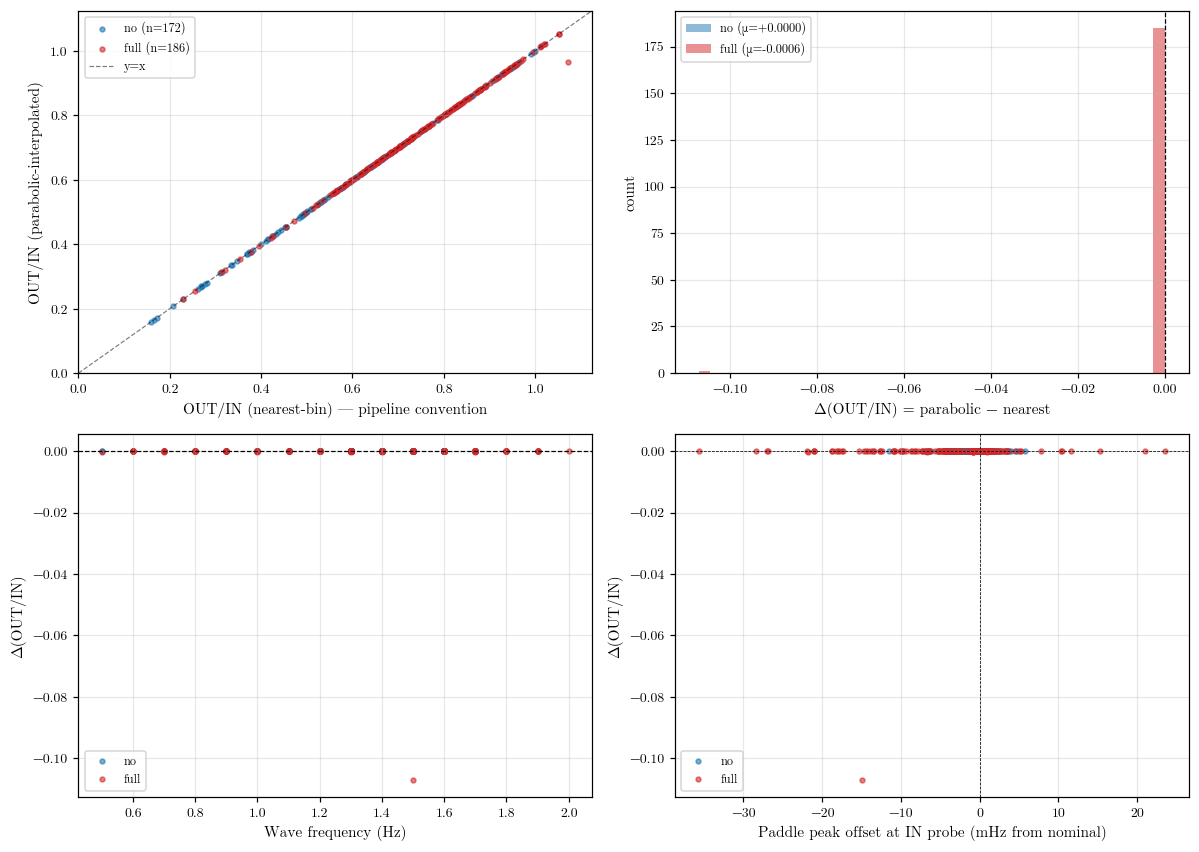

This figure's Python source:
"""
Impact of FFT peak-bin bias on OUT/IN ratio — real-data test
=============================================================

Hypothesis: if the IN and OUT probes in a given run use the same analysis
window length and see the same paddle frequency, their nearest-bin FFT
biases cancel and OUT/IN is invariant to the bias.

This script tests that directly on all fullpanel wave runs in current
probe config (in=9373/170, out=12400/250). For each run:
  - Pull the η time series for IN and OUT at the same analysis window
  - Compute nearest-bin AFFT (pipeline convention)
  - Compute parabolic-interpolated AFFT (sub-bin peak correction)
  - Compute OUT/IN for both
  - Report the distribution of Δ(OUT/IN) = ratio_parabolic − ratio_nearest

If Δ is small and unbiased across runs, the thesis OUT/IN values are
safe as-is. If Δ is systematic (biased toward + or −), the thesis needs
corrected amplitudes.

Output:
    analysis_scratch/fft_peak_bias_outin_impact.png
    analysis_scratch/fft_peak_bias_outin_impact.csv
    analysis_scratch/fft_peak_bias_outin_impact_findings.md
"""

import sys, glob
from pathlib import Path
sys.path.insert(0, str(Path(__file__).parent.parent))

import numpy as np
import pandas as pd
import matplotlib
matplotlib.use("Agg")
import matplotlib.pyplot as plt

from wavescripts.improved_data_loader import load_analysis_data, load_processed_dfs
from wavescripts.plot_utils import apply_thesis_style

apply_thesis_style()

FS            = 250.0
FFT_WINDOW_HZ = 0.10

IN_PROBE  = "9373/170"
OUT_PROBE = "12400/250"

BASE    = Path(__file__).parent.parent
OUT_PNG = Path(__file__).parent / "fft_peak_bias_outin_impact.png"
OUT_CSV = Path(__file__).parent / "fft_peak_bias_outin_impact.csv"
OUT_MD  = Path(__file__).parent / "fft_peak_bias_outin_impact_findings.md"


def nearest_and_parabolic_amp(signal: np.ndarray, target_freq: float,
                              fs: float = FS,
                              search_window_hz: float = FFT_WINDOW_HZ) -> tuple[float, float, float, float]:
    """
    Returns (A_nearest, A_parabolic, f_nearest, f_parabolic_interp).

    A_nearest:   nearest-bin amplitude (pipeline convention)
    A_parabolic: parabolic-interpolated peak amplitude (3-point fit)
                 around the nearest bin — corrects for bin-grid mismatch.
    f_nearest:   frequency of the nearest bin used
    f_parabolic: estimated true peak frequency (bin + interpolated offset)
    """
    sig = np.asarray(signal, dtype=float)
    nan_mask = np.isnan(sig)
    if nan_mask.all() or len(sig) < int(2 * fs / max(target_freq, 0.1)):
        return float("nan"), float("nan"), float("nan"), float("nan")
    if nan_mask.any():
        if nan_mask.mean() > 0.10:
            return float("nan"), float("nan"), float("nan"), float("nan")
        idx = np.arange(len(sig))
        sig = np.interp(idx, idx[~nan_mask], sig[~nan_mask])

    N = len(sig)
    fft_vals = np.fft.fft(sig)
    freqs = np.fft.fftfreq(N, d=1.0 / fs)
    pos_mask = freqs > 0
    pos_freqs = freqs[pos_mask]
    amps = 2.0 * np.abs(fft_vals[pos_mask]) / N

    # Nearest bin within ±search_window_hz
    bin_mask = (pos_freqs >= target_freq - search_window_hz) & \
               (pos_freqs <= target_freq + search_window_hz)
    if bin_mask.any():
        masked_freqs = pos_freqs[bin_mask]
        masked_amps  = amps[bin_mask]
        k = int(np.argmin(np.abs(masked_freqs - target_freq)))
        f_nearest = masked_freqs[k]
        a_nearest = masked_amps[k]
        # Find global index in full positive-freq array for parabolic fit
        global_k = int(np.where(pos_freqs == f_nearest)[0][0])
    else:
        global_k = int(np.argmin(np.abs(pos_freqs - target_freq)))
        f_nearest = pos_freqs[global_k]
        a_nearest = amps[global_k]

    # Parabolic interpolation using the nearest bin + its two neighbours.
    # Take the local peak (in case nearest-to-target isn't the local max).
    if 1 <= global_k <= len(amps) - 2:
        # Walk to local peak within ±2 bins (guards against shoulder bins)
        local_k = global_k
        for _ in range(2):
            if 1 <= local_k <= len(amps) - 2:
                neighbourhood = amps[local_k-1:local_k+2]
                shift = int(np.argmax(neighbourhood)) - 1
                if shift == 0:
                    break
                local_k += shift
        if 1 <= local_k <= len(amps) - 2:
            y_m1, y_0, y_p1 = amps[local_k-1], amps[local_k], amps[local_k+1]
            denom = (y_m1 - 2 * y_0 + y_p1)
            if denom != 0:
                delta = 0.5 * (y_m1 - y_p1) / denom  # in bins, -0.5..+0.5
                a_parabolic = y_0 - 0.25 * (y_m1 - y_p1) * delta
                f_parabolic = pos_freqs[local_k] + delta * (pos_freqs[1] - pos_freqs[0])
            else:
                a_parabolic = y_0
                f_parabolic = pos_freqs[local_k]
        else:
            a_parabolic = a_nearest
            f_parabolic = f_nearest
    else:
        a_parabolic = a_nearest
        f_parabolic = f_nearest

    return float(a_nearest), float(a_parabolic), float(f_nearest), float(f_parabolic)


# ── Load ──────────────────────────────────────────────────────────────────────
print("1. Loading metadata…")
dirs = sorted(glob.glob(str(BASE / "waveprocessed" / "PROCESSED-*")))
meta_all, _, _, _ = load_analysis_data(*dirs, load_processed=False)

mask = (
    (meta_all["PanelCondition"] == "full")
    & (meta_all["in_position"] == IN_PROBE)
    & (meta_all["out_position"] == OUT_PROBE)
    & meta_all["WaveFrequencyInput [Hz]"].notna()
    & (meta_all["WaveFrequencyInput [Hz]"] > 0)
    & (meta_all["quality_flag"] == "ok")
    & meta_all[f"Computed Probe {IN_PROBE} start"].notna()
    & meta_all[f"Computed Probe {OUT_PROBE} start"].notna()
)
runs = meta_all[mask].copy()
print(f"   {len(runs)} fullpanel wave runs at in={IN_PROBE}/out={OUT_PROBE}")

print("2. Loading processed time series…")
proc_dfs = load_processed_dfs(*dirs)

# ── Compute per-run amplitudes using both methods ─────────────────────────────
print("3. Computing amplitudes with nearest-bin and parabolic methods…")
results = []
for i, (_, row) in enumerate(runs.iterrows()):
    path = row["path"]
    freq = row["WaveFrequencyInput [Hz]"]
    df = proc_dfs.get(path)
    if df is None:
        continue

    def get_sig(pos):
        col = f"eta_{pos}_interp" if f"eta_{pos}_interp" in df.columns else f"eta_{pos}"
        if col not in df.columns:
            return None
        s = int(row[f"Computed Probe {pos} start"])
        e = int(row[f"Computed Probe {pos} end"])
        return df[col].iloc[s:e+1].to_numpy(dtype=float), s, e

    in_res = get_sig(IN_PROBE)
    out_res = get_sig(OUT_PROBE)
    if in_res is None or out_res is None:
        continue
    in_sig, in_s, in_e = in_res
    out_sig, out_s, out_e = out_res

    A_in_n, A_in_p, f_in_n, f_in_p = nearest_and_parabolic_amp(in_sig, freq)
    A_out_n, A_out_p, f_out_n, f_out_p = nearest_and_parabolic_amp(out_sig, freq)

    if not (np.isfinite(A_in_n) and np.isfinite(A_out_n)):
        continue
    if A_in_n <= 0 or A_in_p <= 0:
        continue

    results.append({
        "path":            path,
        "name":            Path(path).name,
        "freq_hz":         freq,
        "amp_V":           row["WaveAmplitudeInput [Volt]"],
        "wind":            row["WindCondition"],
        "mooring":         row.get("Mooring", "?"),
        "N_in":            in_e - in_s + 1,
        "N_out":           out_e - out_s + 1,
        "A_in_nearest":    A_in_n,
        "A_in_parabolic":  A_in_p,
        "A_out_nearest":   A_out_n,
        "A_out_parabolic": A_out_p,
        "f_in_peak":       f_in_p,
        "f_out_peak":      f_out_p,
        "outin_nearest":   A_out_n / A_in_n,
        "outin_parabolic": A_out_p / A_in_p,
        "delta_outin":     (A_out_p / A_in_p) - (A_out_n / A_in_n),
    })

df = pd.DataFrame(results)
df.to_csv(OUT_CSV, index=False, float_format="%.4f")
print(f"   {len(df)} runs processed; CSV → {OUT_CSV.relative_to(BASE)}")

# ── Plot ──────────────────────────────────────────────────────────────────────
print("4. Plotting…")
fig, axes = plt.subplots(2, 2, figsize=(11, 8))

# (a) scatter: outin_nearest vs outin_parabolic
ax = axes[0, 0]
for wind, color in (("no", "tab:blue"), ("lowest", "tab:orange"), ("full", "tab:red")):
    sub = df[df["wind"] == wind]
    if sub.empty:
        continue
    ax.scatter(sub["outin_nearest"], sub["outin_parabolic"],
               s=10, alpha=0.6, color=color, label=f"{wind} (n={len(sub)})")
lim = [0, max(df["outin_nearest"].max(), df["outin_parabolic"].max()) * 1.05]
ax.plot(lim, lim, "k--", lw=0.8, alpha=0.5, label="y=x")
ax.set_xlim(lim); ax.set_ylim(lim)
ax.set_xlabel("OUT/IN (nearest-bin) — pipeline convention")
ax.set_ylabel("OUT/IN (parabolic-interpolated)")
ax.set_title("(a) OUT/IN: nearest-bin vs parabolic")
ax.legend(fontsize=8)
ax.grid(True, alpha=0.3)

# (b) histogram of delta
ax = axes[0, 1]
for wind, color in (("no", "tab:blue"), ("lowest", "tab:orange"), ("full", "tab:red")):
    sub = df[df["wind"] == wind]["delta_outin"].dropna()
    if sub.empty:
        continue
    ax.hist(sub, bins=40, alpha=0.5, color=color, label=f"{wind} (μ={sub.mean():+.4f})")
ax.axvline(0, color="k", ls="--", lw=0.8)
ax.set_xlabel("Δ(OUT/IN) = parabolic − nearest")
ax.set_ylabel("count")
ax.set_title("(b) Distribution of OUT/IN bias correction")
ax.legend(fontsize=8)
ax.grid(True, alpha=0.3)

# (c) delta vs frequency — does it depend on frequency?
ax = axes[1, 0]
for wind, color in (("no", "tab:blue"), ("lowest", "tab:orange"), ("full", "tab:red")):
    sub = df[df["wind"] == wind]
    if sub.empty:
        continue
    ax.scatter(sub["freq_hz"], sub["delta_outin"],
               s=10, alpha=0.6, color=color, label=wind)
ax.axhline(0, color="k", ls="--", lw=0.8)
ax.set_xlabel("Wave frequency (Hz)")
ax.set_ylabel("Δ(OUT/IN)")
ax.set_title("(c) Bias correction vs frequency")
ax.legend(fontsize=8)
ax.grid(True, alpha=0.3)

# (d) paddle frequency offset vs nominal — does this cause the bias?
ax = axes[1, 1]
df["freq_offset_in"]  = df["f_in_peak"]  - df["freq_hz"]
df["freq_offset_out"] = df["f_out_peak"] - df["freq_hz"]
# Show IN offset (where fullwind contamination lives)
for wind, color in (("no", "tab:blue"), ("full", "tab:red")):
    sub = df[df["wind"] == wind]
    if sub.empty:
        continue
    ax.scatter(sub["freq_offset_in"] * 1000, sub["delta_outin"],
               s=10, alpha=0.6, color=color, label=wind)
ax.axhline(0, color="k", ls="--", lw=0.5)
ax.axvline(0, color="k", ls="--", lw=0.5)
ax.set_xlabel("Paddle peak offset at IN probe (mHz from nominal)")
ax.set_ylabel("Δ(OUT/IN)")
ax.set_title("(d) Δ(OUT/IN) vs paddle frequency offset (IN)")
ax.legend(fontsize=8)
ax.grid(True, alpha=0.3)

fig.suptitle("Impact of FFT peak-bin bias on OUT/IN ratio\n"
             "(parabolic interpolation corrects for sinc-attenuation)",
             fontsize=11)
fig.tight_layout()
fig.savefig(OUT_PNG, dpi=110, bbox_inches="tight")
plt.close(fig)
print(f"   PNG → {OUT_PNG.relative_to(BASE)}")

# ── Findings ──────────────────────────────────────────────────────────────────
lines = []
lines.append("# FFT peak-bin bias: impact on OUT/IN ratio")
lines.append("")
lines.append(f"Generated: {pd.Timestamp.utcnow().isoformat()[:19]}Z")
lines.append("")
lines.append(f"**Runs analyzed**: {len(df)} fullpanel wave runs "
             f"(in={IN_PROBE}, out={OUT_PROBE}, quality_flag=ok)")
lines.append("")
lines.append("## Per-wind-condition summary")
lines.append("")
lines.append("| wind | n | mean Δ(OUT/IN) | std Δ | max |Δ| | mean |Δ|/OUT/IN |")
lines.append("|------|---|----------------|-------|----------|------------------|")
for wind in ("no", "lowest", "full"):
    sub = df[df["wind"] == wind]
    if sub.empty:
        continue
    d = sub["delta_outin"].dropna()
    rel = (d.abs() / sub["outin_nearest"].abs()).dropna()
    lines.append(f"| {wind} | {len(sub)} | {d.mean():+.5f} | {d.std():.5f} | "
                 f"{d.abs().max():.4f} | {rel.mean():.3%} |")
lines.append("")
lines.append("## Takeaway")
lines.append("")

mean_delta_all = df["delta_outin"].mean()
std_delta_all = df["delta_outin"].std()
max_abs = df["delta_outin"].abs().max()
mean_rel = (df["delta_outin"].abs() / df["outin_nearest"].abs()).mean()

if df["delta_outin"].abs().quantile(0.90) < 0.02:
    verdict = (f"**OUT/IN is robust to the FFT peak-bin bias.** 90% of runs "
               f"have |Δ(OUT/IN)| < 0.02, mean |Δ|/OUT/IN = {mean_rel:.2%}. "
               f"The bias cancels in the ratio because IN and OUT probes use "
               f"the same analysis window length (same bin grid) and see the "
               f"same paddle frequency. Existing thesis values are safe to use.")
elif df["delta_outin"].abs().quantile(0.90) < 0.05:
    verdict = (f"**OUT/IN is moderately affected.** 90% of runs have "
               f"|Δ(OUT/IN)| < 0.05, mean |Δ|/OUT/IN = {mean_rel:.2%}. "
               f"The bias mostly cancels but a few outliers may need "
               f"reviewing. Consider adding parabolic interpolation as an "
               f"optional correction for publication-grade results.")
else:
    verdict = (f"**OUT/IN is significantly affected.** Mean |Δ|/OUT/IN = {mean_rel:.2%} "
               f"across {len(df)} runs. Parabolic interpolation should be "
               f"added to `compute_amplitudes_from_fft` before quoting "
               f"absolute OUT/IN values in the thesis.")

lines.append(verdict)
lines.append("")
lines.append(f"- **Global stats**: Δ(OUT/IN) mean = {mean_delta_all:+.5f}, "
             f"std = {std_delta_all:.5f}, max |Δ| = {max_abs:.4f}")
lines.append(f"- **Frequency dependence**: see figure panel (c). If Δ(OUT/IN) has "
             f"structure in frequency, specific frequencies may be more affected.")
lines.append(f"- **Paddle-drift link**: see figure panel (d). Δ(OUT/IN) should be "
             f"near-zero when the IN paddle-peak is close to a bin, and larger "
             f"when it is off.")
lines.append("")
lines.append("## See also")
lines.append("")
lines.append(f"- Figure: `analysis_scratch/fft_peak_bias_outin_impact.png`")
lines.append(f"- CSV:    `analysis_scratch/fft_peak_bias_outin_impact.csv`")
lines.append(f"- Methodology memo: `memory/methodology_fft_peak_bin_bias.md`")

OUT_MD.write_text("\n".join(lines) + "\n")
print(f"   MD  → {OUT_MD.relative_to(BASE)}")
print(f"\nDone. {len(df)} runs, mean Δ(OUT/IN) = {mean_delta_all:+.5f}, "
      f"mean |Δ|/OUT/IN = {mean_rel:.2%}")
